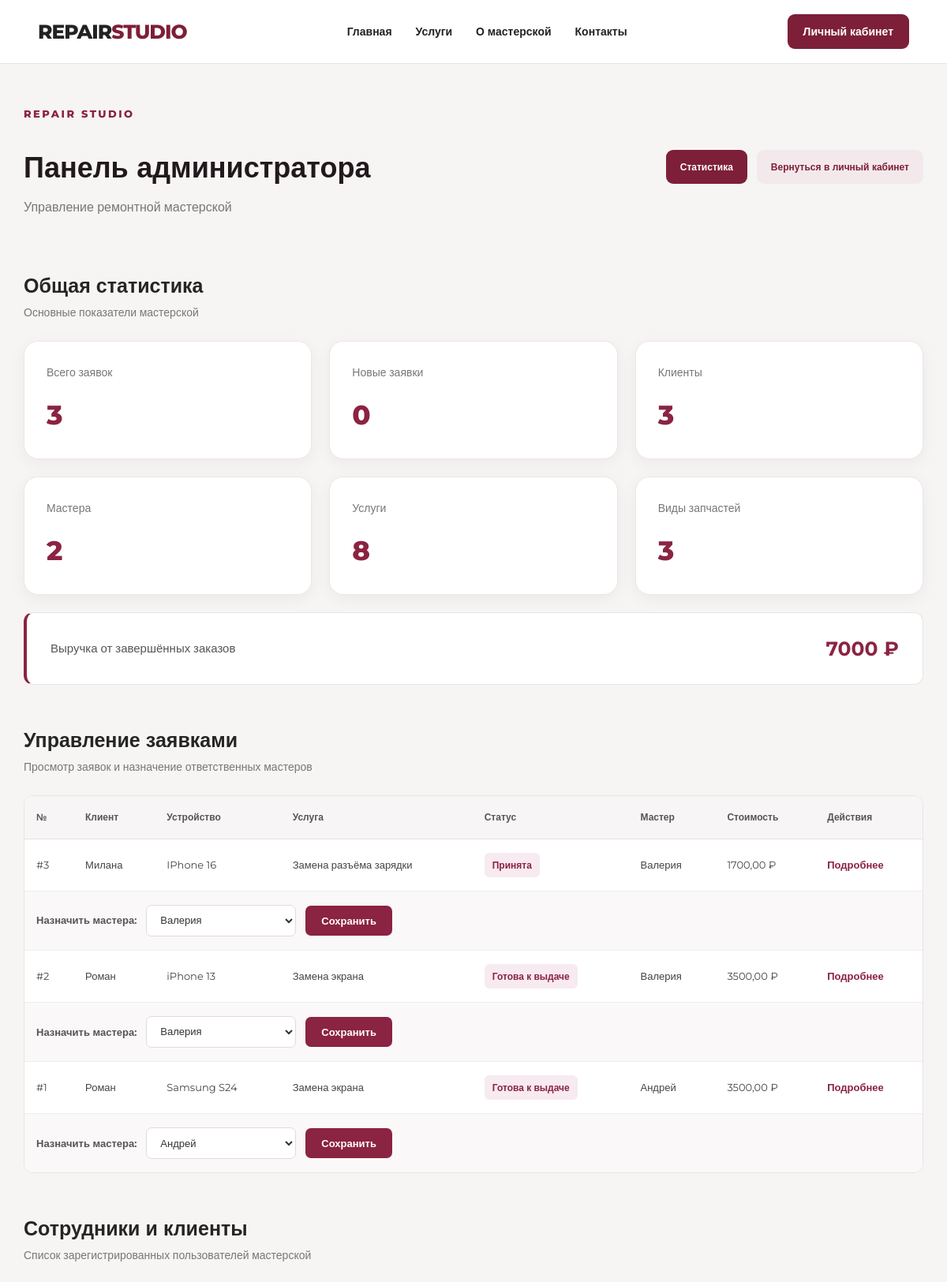
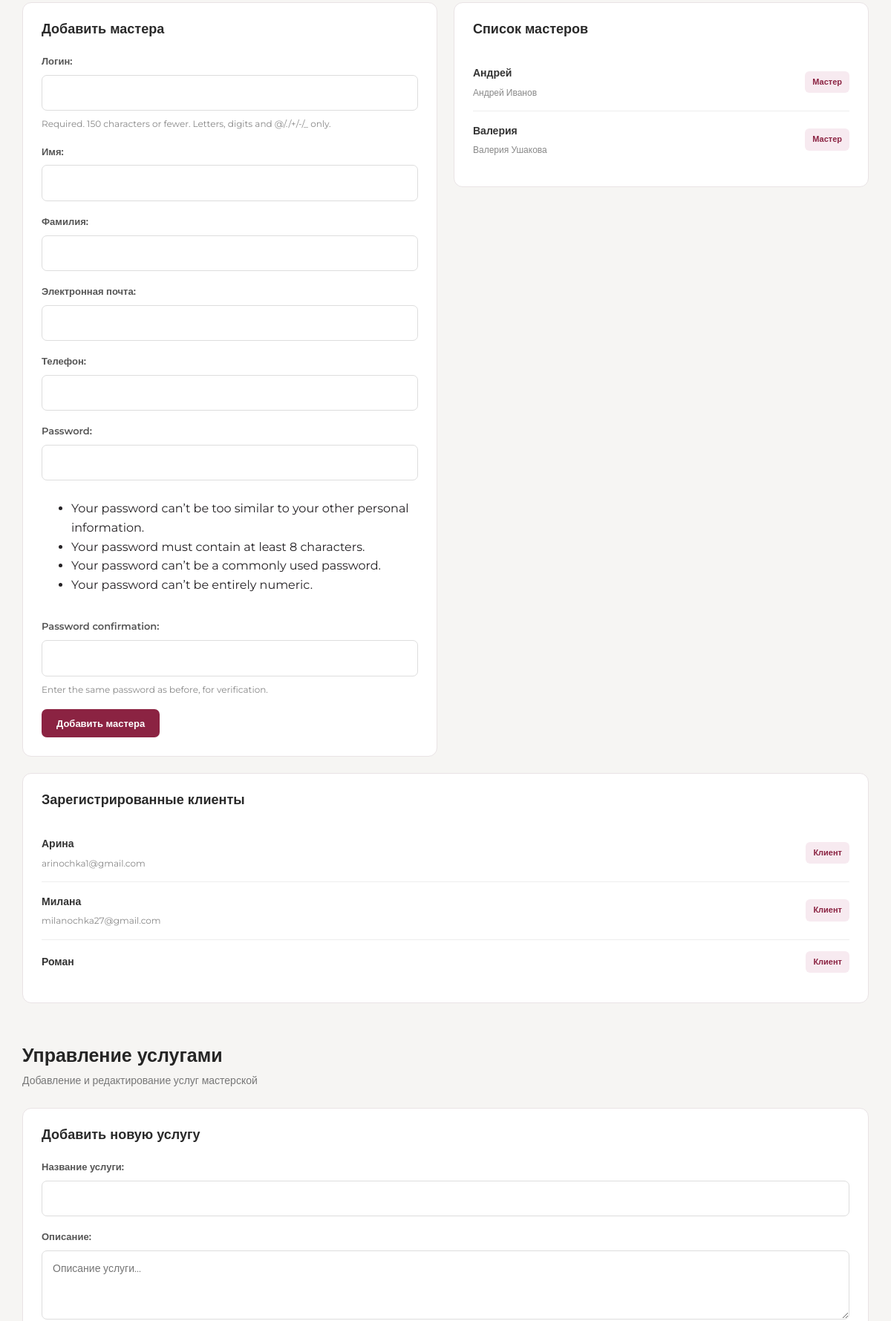
/admin-dashboard/ (signed in, upper part), run on the app's committed database (2 pictures, top to bottom).
### workshop/models.py (models this page shows, shortened)
class RepairRequest(models.Model):
    class Status(models.TextChoices):
        NEW = 'new', 'Новая'
        ACCEPTED = 'accepted', 'Принята'
        DIAGNOSTICS = 'diagnostics', 'Диагностика'
        WAITING_PARTS = 'waiting_parts', 'Ожидание запчастей'
        IN_PROGRESS = 'in_progress', 'В ремонте'
        COMPLETED = 'completed', 'Готова к выдаче'
        ISSUED = 'issued', 'Выдана'
        CANCELLED = 'cancelled', 'Отменена'
    customer = models.ForeignKey(
        'workshop.User',
        on_delete=models.CASCADE,
        related_name='repair_requests',
        verbose_name='Клиент'
    )
    master = models.ForeignKey(
        'workshop.User',
        on_delete=models.SET_NULL,
        null=True,
        blank=True,
        related_name='assigned_repairs',
        verbose_name='Мастер'
    )
    service = models.ForeignKey(
        Service,
        on_delete=models.SET_NULL,
        null=True,
        blank=True,
        related_name='requests',
        verbose_name='Услуга'
    )
    device_type = models.CharField(
        max_length=100,
        verbose_name='Тип устройства'
    )
    description = models.TextField(
        verbose_name='Описание неисправности'
    )
    photo = models.ImageField(
        upload_to='repair_photos/',
        blank=True,
        null=True,
        verbose_name='Фотография устройства'
    )
    status = models.CharField(
        max_length=30,
        choices=Status.choices,
        default=Status.NEW,
        verbose_name='Статус заявки'
    )
    work_cost = models.DecimalField(
        max_digits=10,
        decimal_places=2,
        default=Decimal('0.00'),
        verbose_name='Стоимость ремонта'
    )
    created_at = models.DateTimeField(
        auto_now_add=True,
        verbose_name='Дата создания'
    )
    updated_at = models.DateTimeField(
        auto_now=True,
        verbose_name='Дата обновления'
    )
    class Meta:
        verbose_name = 'Заявка на ремонт'
        verbose_name_plural = 'Заявки на ремонт'
        ordering = ['-created_at']

class User(AbstractUser):
    class Role(models.TextChoices):
        CLIENT = 'client', 'Клиент'
        MASTER = 'master', 'Мастер'
        ADMIN = 'admin', 'Администратор'
    role = models.CharField(
        max_length=20,
        choices=Role.choices,
        default=Role.CLIENT,
        verbose_name='Роль пользователя'
    )
    phone = models.CharField(
        max_length=20,
        blank=True,
        verbose_name='Номер телефона'
    )

class Service(models.Model):
    name = models.CharField(
        max_length=150,
        verbose_name='Название услуги'
    )
    description = models.TextField(
        blank=True,
        verbose_name='Описание'
    )
    price = models.DecimalField(
        max_digits=10,
        decimal_places=2,
        verbose_name='Стоимость'
    )
    is_active = models.BooleanField(
        default=True,
        verbose_name='Услуга активна'
    )
    created_at = models.DateTimeField(
        auto_now_add=True,
        verbose_name='Дата создания'
    )
    class Meta:
        verbose_name = 'Услуга'
        verbose_name_plural = 'Услуги'

### workshop/views.py (the view)
    def wrapper(request, *args, **kwargs):
        if not request.user.is_authenticated:
            return HttpResponseForbidden(
                'Необходимо войти в систему.'
            )
        if request.user.role != User.Role.ADMIN:
            return HttpResponseForbidden(
                'У вас нет прав доступа.'
            )
        return view_func(request, *args, **kwargs)

### workshop/forms.py (shortened to what this page needs)
class AssignMasterForm(forms.ModelForm):
    master = forms.ModelChoiceField(
        queryset=User.objects.filter(role=User.Role.MASTER),
        empty_label='Выберите мастера',
        label='Ответственный мастер',
        required=False
    )
    class Meta:
        model = RepairRequest
        fields = ['master']

class MasterCreationForm(UserCreationForm):
    class Meta:
        model = User
        fields = [
            'username',
            'first_name',
            'last_name',
            'email',
            'phone',
        ]
        labels = {
            'username': 'Логин',
            'first_name': 'Имя',
            'last_name': 'Фамилия',
            'email': 'Электронная почта',
            'phone': 'Телефон',
        }

### workshop/views.py (called while the page is built)
def admin_required(view_func):
    def wrapper(request, *args, **kwargs):
        if not request.user.is_authenticated:
            return HttpResponseForbidden(
                'Необходимо войти в систему.'
            )
        if request.user.role != User.Role.ADMIN:
            return HttpResponseForbidden(
                'У вас нет прав доступа.'
            )
        return view_func(request, *args, **kwargs)
    return wrapper

### workshop/templates/workshop/admin_dashboard.html (shortened to what this page needs)
{% extends 'workshop/base.html' %}
{% block content %}
<div class="admin-dashboard">
    <div class="admin-header">
         <div class="admin-header-info">
            <span class="admin-label">REPAIR STUDIO</span>
            <h1>Панель администратора</h1>
            <p>Управление ремонтной мастерской</p>
        </div>
        <div class="admin-header-actions">
            <a href="{% url 'statistics' %}" class="admin-statistics-link">
                Статистика
            </a>
            <a href="{% url 'dashboard' %}" class="back-to-dashboard">
                Вернуться в личный кабинет
            </a>
        </div>
    </div>
    <section class="admin-section">
        <div class="admin-section-heading">
            <h2>Общая статистика</h2>
            <p>Основные показатели мастерской</p>
        </div>
        <div class="admin-stats">
            <div class="admin-stat-card">
                <span>Всего заявок</span>
                <strong>{{ repairs_count }}</strong>
            </div>
            <div class="admin-stat-card">
                <span>Новые заявки</span>
                <strong>{{ new_repairs_count }}</strong>
            </div>
            <div class="admin-stat-card">
                <span>Клиенты</span>
                <strong>{{ clients_count }}</strong>
            </div>
            <div class="admin-stat-card">
                <span>Мастера</span>
                <strong>{{ masters_count }}</strong>
            </div>
            <div class="admin-stat-card">
                <span>Услуги</span>
                <strong>{{ services_count }}</strong>
            </div>
            <div class="admin-stat-card">
                <span>Виды запчастей</span>
                <strong>{{ parts_count }}</strong>
            </div>
        </div>
        <div class="admin-income">
            <span>Выручка от завершённых заказов</span>
            <strong>{{ income }} ₽</strong>
        </div>
    </section>
    <section class="admin-section">
        <div class="admin-section-heading">
            <h2>Управление заявками</h2>
            <p>Просмотр заявок и назначение ответственных мастеров</p>
        </div>
        {% if repairs %}
            <div class="admin-table-wrapper">
                <table class="admin-table">
                    <thead>
                        <tr>
                            <th>№</th>
                            <th>Клиент</th>
                            <th>Устройство</th>
                            <th>Услуга</th>
                            <th>Статус</th>
                            <th>Мастер</th>
                            <th>Стоимость</th>
                            <th>Действия</th>
                        </tr>
                    </thead>
                    <tbody>
                        {% for repair in repairs %}
                            <tr>
                                <td>#{{ repair.id }}</td>
                                <td>
                                    {{ repair.customer.username }}
                                </td>
                                <td>
                                    {{ repair.device_type }}
                                </td>
                                <td>
                                    {% if repair.service %}
                                        {{ repair.service.name }}
                                    {% else %}
                                        Не указана
                                    {% endif %}
                                </td>
                                <td>
                                    <span class="admin-status">
                                        {{ repair.get_status_display }}
                                    </span>
                                </td>
                                <td>
                                    {% if repair.master %}
                                        {{ repair.master.username }}
                                    {% else %}
                                        <span class="admin-unassigned">
                                            Не назначен
                                        </span>
                                    {% endif %}
                                </td>
                                <td>
                                    {{ repair.work_cost }} ₽
                                </td>
                                <td>
                                    <a
                                        href="{% url 'repair_detail' repair.id %}"
                                        class="admin-action-link"
                                    >
                                        Подробнее
                                    </a>
                                </td>
                            </tr>
                            <tr class="admin-assign-row">
                                <td colspan="8">
                                    <form
                                        method="POST"
                                        class="admin-assign-form"
                                    >
                                        <label>
                                            Назначить мастера:
                                        </label>
                                        <select name="master">
                                            {% for master in masters %}
                                                <option
                                                    value="{{ master.id }}"
                                                    {% if repair.master_id == master.id %}
                                                        selected
                                                    {% endif %}
                                                >
                                                    {{ master.username }}
                                                </option>
                                            {% endfor %}
                                        </select>
                                        <button type="submit">
                                            Сохранить
                                        </button>
                                    </form>
                                </td>
                            </tr>
                        {% endfor %}
                    </tbody>
                </table>
            </div>
        {% else %}
            <div class="admin-empty">
                Заявок пока нет.
            </div>
        {% endif %}
    </section>
    <section class="admin-section">
        <div class="admin-section-heading">
            <h2>Сотрудники и клиенты</h2>
            <p>Список зарегистрированных пользователей мастерской</p>
        </div>
        <div class="admin-columns">
            <div class="admin-card">
                <h3>Добавить мастера</h3>
                <form method="POST" class="admin-form">
                    {{ master_form.as_p }}
                    <button type="submit" class="admin-submit">
                        Добавить мастера
                    </button>
                </form>
            </div>
            <div class="admin-card">
                <h3>Список мастеров</h3>
                {% if masters %}
                    <div class="admin-user-list">
                        {% for master in masters %}
                            <div class="admin-user-item">
                                <div>
                                    <strong>{{ master.username }}</strong>
                                    {% if master.first_name or master.last_name %}
                                        <span>
                                            {{ master.first_name }}
                                            {{ master.last_name }}
                                        </span>
                                    {% endif %}
                                </div>
                                <span class="admin-user-role">
                                    Мастер
                                </span>
                            </div>
                        {% endfor %}
                    </div>
                {% else %}
                    <p class="admin-muted">
                        Мастеров пока нет.
                    </p>
                {% endif %}
            </div>
        </div>
        <div class="admin-card admin-clients-card">
            <h3>Зарегистрированные клиенты</h3>
            {% if clients %}
                <div class="admin-user-list">
                    {% for client in clients %}
                        <div class="admin-user-item">
                            <div>
                                <strong>{{ client.username }}</strong>
                                {% if client.email %}
                                    <span>{{ client.email }}</span>
                                {% endif %}
                            </div>
                            <span class="admin-user-role">
                                Клиент
                            </span>
                        </div>
                    {% endfor %}
                </div>
            {% else %}
                <p class="admin-muted">
                    Клиентов пока нет.
                </p>
            {% endif %}
        </div>
    </section>
    <section class="admin-section">
        <div class="admin-section-heading">
            <h2>Управление услугами</h2>
            <p>Добавление и редактирование услуг мастерской</p>
        </div>
        <div class="admin-card admin-create-card">
            <h3>Добавить новую услугу</h3>
            <form method="POST" class="admin-form">
                {{ service_form.as_p }}
            </form>
        </div>
    </section>
</div>
{% endblock %}

### data on the page
RepairRequest: id "3", customer.username "Милана", device_type "IPhone 16", service.name "Замена разъёма зарядки", status "Принята", master.username "Валерия", work_cost "1700,00", master "Валерия"
RepairRequest: id "2", customer.username "Роман", device_type "iPhone 13", service.name "Замена экрана", status "Готова к выдаче", master.username "Валерия", work_cost "3500,00", master "Валерия"
RepairRequest: id "1", customer.username "Роман", device_type "Samsung S24", service.name "Замена экрана", status "Готова к выдаче", master.username "Андрей", work_cost "3500,00", master "Андрей"
User: username "Андрей", first_name "Андрей", last_name "Иванов"
User: username "Валерия", first_name "Валерия", last_name "Ушакова"
User: username "Арина", email "arinochka1@gmail.com"
User: username "Милана", email "milanochka27@gmail.com"
User: username "Роман"

### other printed values
{{ repairs_count }} "3"
{{ new_repairs_count }} "0"
{{ clients_count }} "3"
{{ masters_count }} "2"
{{ services_count }} "8"
{{ parts_count }} "3"
{{ income }} "7000"
